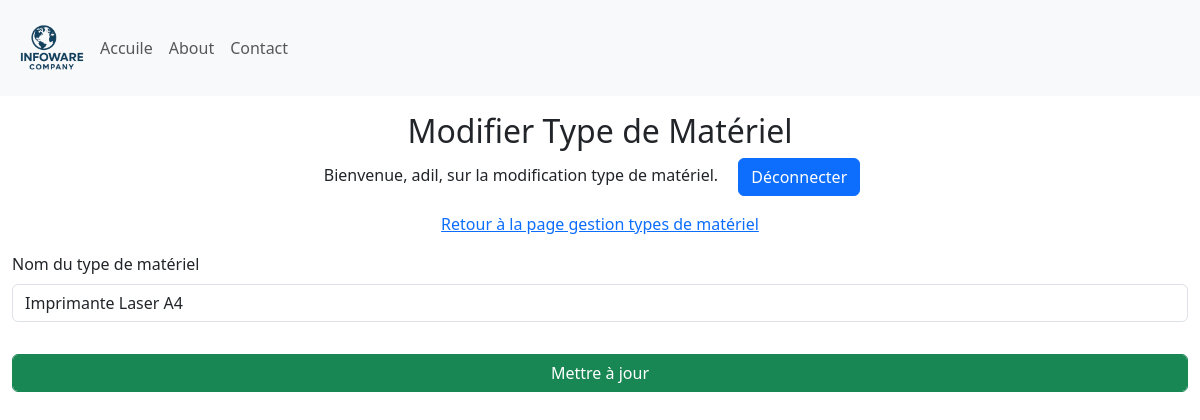
/update_materialType/3 (signed in), run on an earlier commit of the app's database.
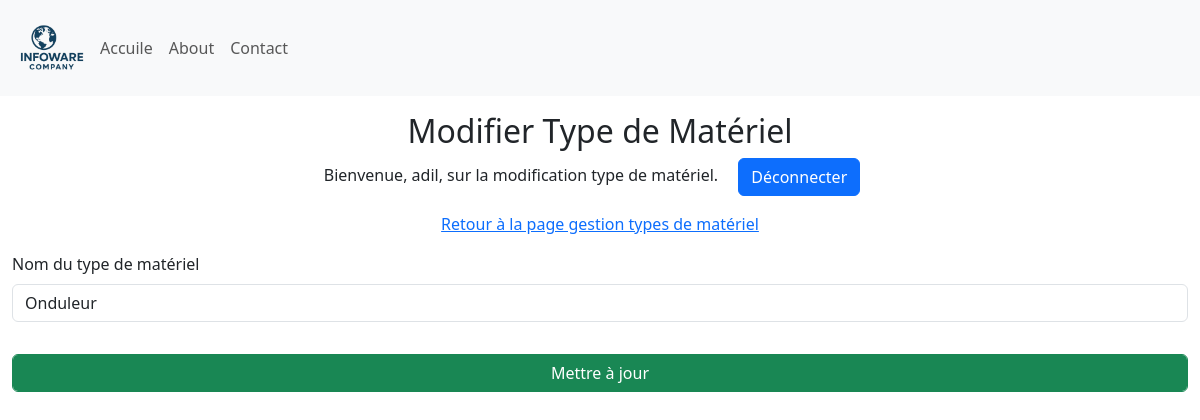
And on a later commit of the database.
### Site/models.py (models this page shows, shortened)
class MaterialType(db.Model):
    id = db.Column(db.Integer, primary_key=True)
    typeMaterial = db.Column(db.String(50), unique=True, nullable=False)

### Site/dashbord/materialType.py (the view)
@Material_Types.route('/update_materialType/<int:materialType_id>', methods=['GET', 'POST'])
def update_materialType(materialType_id):
    if 'user' not in session:
        return redirect(url_for('admin.admin'))
    materialType = MaterialType.query.get_or_404(materialType_id)
    if request.method == 'POST':
        if 'materialTypeName' in request.form:
            materialTypeName = request.form['materialTypeName']
            materialType.typeMaterial = materialTypeName
            db.session.commit()
            return redirect(url_for('materialTypes.manage_MaterialTypes'))
    return render_template('update_materialType.html', name=session['user'], materialType=materialType)

### Site/templates/update_materialType.html (shortened to what this page needs)
{% extends 'base.html' %}
{% block body %}
<div class="container-fluid">
    <div class="row">
        <div class="col-12  my-3">
            <div class="text-center">
                <h2>Modifier Type de Matériel</h2>
                <p>Bienvenue, {{ name }}, sur la modification type de matériel. <a class="mx-3 btn btn-primary" href="{{ url_for('admin.logout') }}"">Déconnecter</a></p>
                <p><a href="{{ url_for('materialTypes.manage_MaterialTypes') }}">Retour à la page gestion types de matériel</a> </p>
            </div>
           <form method="POST">
                <div class="mb-3">
                    <label for="materialTypeName" class="form-label">Nom du type de matériel</label>
                    <input type="text" class="form-control" id="materialTypeName" name="materialTypeName" value="{{ materialType.typeMaterial }}" required>
                </div>
                <div class="mb-3">
                    <input type="submit" class="form-control btn btn-success mt-3" value="Mettre à jour">
                </div>
            </form>
        </div>
    </div>
</div>
{% endblock %}

What changed in the data, as far as the page shows it:
changed MaterialType: materialTypeName "Imprimante Laser A4" → "Onduleur"
